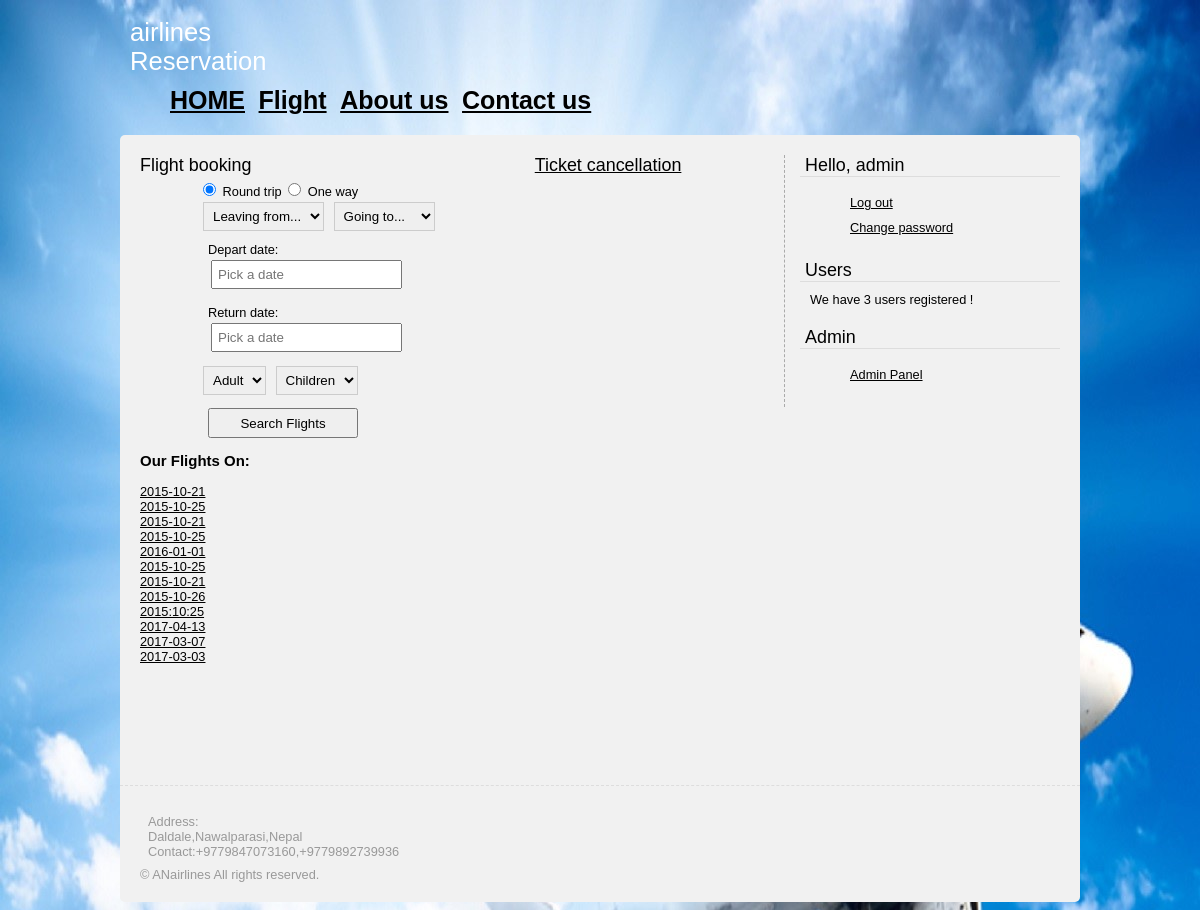
Page /flight.php (signed in) on the committed database.
### tables this page shows
CREATE TABLE IF NOT EXISTS `users` (
  `user_id` int(11) NOT NULL,
  `username` varchar(32) NOT NULL,
  `password` varchar(32) NOT NULL,
  `first_name` varchar(32) NOT NULL,
  `last_name` varchar(32) NOT NULL,
  `email` varchar(1024) NOT NULL,
  `email_code` varchar(32) NOT NULL,
  `active` int(11) NOT NULL DEFAULT '0',
  `type` int(1) NOT NULL DEFAULT '0'
);

CREATE TABLE IF NOT EXISTS `members` (
  `flight_id` int(11) NOT NULL,
  `flight_name` varchar(32) NOT NULL,
  `leaving_from` varchar(32) NOT NULL,
  `going_to` varchar(32) NOT NULL,
  `depart_date` text NOT NULL,
  `time` text NOT NULL,
  `arrival_date` text NOT NULL,
  `dest_time` time NOT NULL,
  `fare` int(32) NOT NULL
);

### core/functions/users.php (called while the page is built, shortened)
<?php
function is_admin($user_id) {
	$user_id = (int)$user_id;
	return (mysql_result(mysql_query("SELECT COUNT(`user_id`) FROM `users` WHERE `user_id` = $user_id AND `type` = 1"), 0) == 1) ? true : false;
}
function user_count() {
	return mysql_result(mysql_query("SELECT COUNT('user_id') FROM `users` WHERE `active` = 1"), 0);
}
function user_data($user_id) {
	$user_id = (int)$user_id;
	$func_num_args = func_num_args();
	$func_get_args = func_get_args();
	if ($func_num_args > 1) {
		unset($func_get_args[0]);
		$fields = '`' . implode('`, `', $func_get_args) . '`';
		$data = mysql_fetch_assoc(mysql_query("SELECT $fields FROM `users` WHERE `user_id` = $user_id"));
		return $data;
	}
}
function logged_in() {
	return (isset($_SESSION['user_id'])) ? true : false;
}
?>

### core/init.php (called while the page is built, shortened)
<?php
require 'functions/users.php';
if (logged_in() === true) {
	$session_user_id = $_SESSION['user_id'];
	$user_data = user_data($session_user_id, 'user_id', 'username', 'password', 'first_name', 'last_name', 'email', 'type');
}
?>

### flight.php (the view, shortened to what this page needs)
<?php
include 'core/init.php';
include 'includes/overall/header.php';
?>
<h2>Flight booking  &nbsp; &nbsp; &nbsp; &nbsp; &nbsp; &nbsp; &nbsp; &nbsp; &nbsp; &nbsp; &nbsp; &nbsp; &nbsp; &nbsp;  &nbsp; &nbsp; &nbsp; &nbsp; &nbsp; &nbsp; &nbsp; &nbsp; &nbsp; &nbsp; &nbsp; &nbsp; &nbsp; &nbsp; <a href="cancelTicket.php">Ticket cancellation</a> </h2>
<div id="flights">
						<form action="searched.php" method="post">
						<input type="radio" value="1" name="radio" checked="checked" id="radio1" onclick="display()"></input>
						<label for="radio1">Round trip</label>
						<input type="radio" value="2" name="radio" id="radio2" onclick="hide()" ></input>
						<label for="radio2">One way</label>
						<div>
						<select id="cmbMake" name="Make"     onchange="document.getElementById('selected_text').value=this.options[this.selectedIndex].text">
						<option value="0" disabled="disabled" selected="selected" id="place">Leaving from...</option>
						</select>
						<select id="cmbMake" name="Make1"     onchange="document.getElementById('selected_text1').value=this.options[this.selectedIndex].text">
									<option value="0" disabled="disabled" selected="selected" id="place">Going to...</option>
						</select>
						</div>
						<p><label style="display:block" id="label0">Depart date:</label>
						<input type="text" name="depart_date"  id="datepicker" placeholder="Pick a date" /></p>
						<p><label style="display:block" id="label1">Return date:</label>
						 <input type="text" name="return_date"  id="datepicker1" placeholder="Pick a date" /></p>
						<div>
							<select id="cmbMake" name="adult" onchange="document.getElementById('selected_text2').value=this.options[this.selectedIndex].text">
										<option value="0" selected="selected" id="place">Adult</option>
							</select>
							<select id="cmbMake" name="children" onchange="document.getElementById('selected_text3').value=this.options[this.selectedIndex].text">
										<option value="0" disabled="disabled" selected="selected" id="place1">Children</option>
							</select>
						</div>
						<input type="submit" name="search" id="find" value="Search Flights"/>
						</form>
						</div>
<div class="calender"><br><br>
<h3>Our Flights On:</h3>
	<?php
	$sql="select * from `members`";
	$result=mysql_query($sql) or die("nope");
	if($result){
		while($row=mysql_fetch_array($result)){
		?>
		<div class="flights">
		<a href="#">
		<?php echo $row['depart_date']; ?>
		</a>
		<br/>
		</div>
		<?php
	}
}
	 ?>
</div>
<?php include 'includes/overall/footer.php';?>

### includes/overall/header.php
<!doctype html>
<html>
<?php include'includes/head.php';?>
<body>
<?php include'includes/header.php';?>
    <div id="container">
<?php include 'includes/aside.php';?>

### includes/head.php (shortened to what this page needs)
<head>
    <link rel="stylesheet" href="css/screen.css">
	<link rel="stylesheet" href="http://code.jquery.com/ui/1.10.3/themes/smoothness/jquery-ui.css" />
</head>

### includes/header.php (shortened to what this page needs)
<header>
      <h1 class="logo">airlines Reservation</h1>
       <?php include 'includes/menu.php';?>
    </header>

### includes/menu.php
<nav>
            <ul>
                <li><a href="index.php" class="items"><strong>HOME</strong></a></li>
                <li><a href="flight.php" class="items"><strong>Flight</strong></a></li>
                <li><a href="about.php" class="items"><strong>About us</strong></a></li>
                <li><a href="contact.php" class="items"><strong>Contact us</strong></a></li>
            </ul>
        </nav>

### includes/aside.php (shortened to what this page needs)
 <aside>
   <?php
   if(logged_in() === true){
	   include 'includes/widgets/loggedin.php';
   }
   else{
   include 'includes/widgets/login.php';
   }
   include 'includes/widgets/user_count.php';
     if (is_admin($session_user_id) === true) {
	include 'includes/widgets/admin_page.php';
   }
   ?>
</aside>

### includes/widgets/loggedin.php
<div class="widget">
              <h2>Hello, <?php echo $user_data['first_name']; ?></h2>
              <div class="inner">
		<ul>
		<li>
		<a href="logout.php">Log out</a>
		</li>
		<li>
		<a href="changepassword.php">Change password</a>
		</li>
		</ul>
              </div>
          </div>

### includes/widgets/user_count.php
<div class="widget">
               <h2>Users</h2>
               <div class="inner">
			<?php $user_count = user_count();
			$suffix = ($user_count != 1) ? 's' : '';
			?>
		We have <?php echo user_count(); ?> user<?php echo $suffix?> registered !
               </div>
           </div>

### includes/widgets/admin_page.php
<div class="widget">
                <h2>Admin</h2>
                <div class="inner">
					<form action="admin.php" method="post">
				    <ul id="login">
					<li>
					<a href="admin.php">Admin Panel</a>
					</li>
					</ul>
					</form>
                </div>
            </div>

### includes/overall/footer.php
    </div>
<?php include 'includes/footer.php';?>
</body>
</html>

### includes/footer.php
<footer>
		<p>
		Address:<br>Daldale,Nawalparasi,Nepal<br>
		Contact:+9779847073160,+9779892739936<BR>
		</p>
       &copy; ANairlines All rights reserved.
   </footer>

### css/screen.css (style rules this page uses)
h1, h2 { padding:0; margin:0 0 20px 0; font-weight:normal; }
p { padding:0; margin:0 0 20px 0; }
a:link, a:visited { text-decoration:underline; color:#000; }
ul li { padding:5px 0; list-style-type:none; }
h1 { font-size:1.8em; }
h2 { font-size:1.4em; }
.logo { font:2em Arial; margin:0 0 10px 0; padding:0; width:200px; color:#fff; }
body { background-image: url("airplane12345.jpg"); font-family:Arial; font-size:0.8em; }
#container, footer { background:#f1f1f1; width:920px; margin:0 auto; padding:20px; }
header { width:940px; padding:10px; margin:0 auto 10px auto; }
#container { min-height:610px; border-radius:5px 5px 0 0; }
footer { border-radius:0 0 5px 5px; }
.widget { margin-bottom:20px; }
.widget h2 { margin:0 0 10px 0; padding:0 5px; font-weight:normal; border-bottom:1px solid #ddd; }
.widget .inner { margin:0 10px; }
nav { float:left; }
nav ul { margin:0; }
nav ul li { display:inline; margin-right:10px; //font-size:25px; }
.items { text-decoration:none; font-size:25px; }
aside { width:260px; float:right; border-left:1px dashed #aaa; padding-left:15px; }
footer { border-top:1px dashed #ddd; color:#999; }
#flights { position:absolute; top:180px; left:200px; }
p,select,input,button { margin:3px; padding:5px; }
#find { position:absolute; top:225px; left:5px; width:150px; height:30px; }
#place { position:absolute; top:130px; }
select { border-color:rgba(0,0,0,.15); }

### flight.php (style rules this page uses)
.calender { clear: both; }

### rows in the picture
users: first_name "admin"
members: depart_date "2015-10-21"
members: depart_date "2015-10-25"
members: depart_date "2015-10-21"
members: depart_date "2015-10-25"
members: depart_date "2016-01-01"
members: depart_date "2015-10-25"
members: depart_date "2015-10-21"
members: depart_date "2015-10-26"
members: depart_date "2015:10:25"
members: depart_date "2017-04-13"
members: depart_date "2017-03-07"
members: depart_date "2017-03-03"

### other values in the picture
user_count() "3"
$suffix "s"
